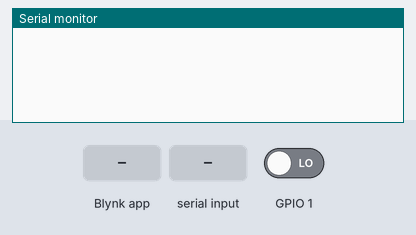
Recording of a sketch running on a simulated ESP8266 (NodeMCU). On the bench: the last lines printed to the serial monitor. The test bench sets the inputs (shaded band); at power-on: GPIO 1 LOW. WiFi joins after 1.5 s; servers stay silent unless stated.

Above: at 3.0 s.
3.1 s: Blynk app writes 1 to V0
At 4.3 s:
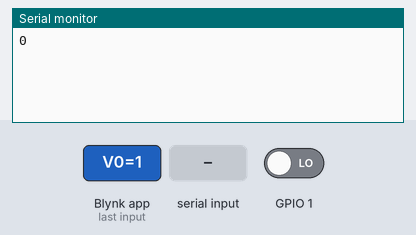
4.6 s: "0\n" received over Serial
At 5.6 s:
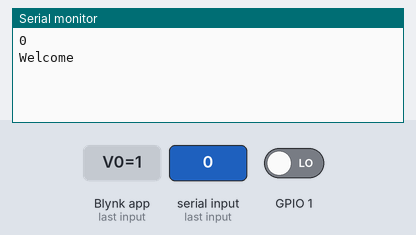
6.1 s: "1\n" received over Serial
At 6.7 s:
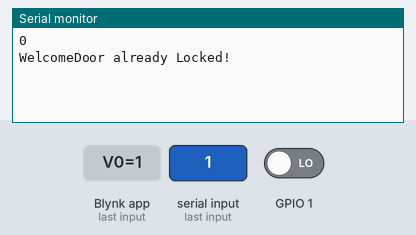

The sketch:

NodeMCU_to_Arduino_BLYNK.ino
```cpp
// Code to send and recieve information from Atmega through serial communication
// Send Serial to Atmega if wifi App sends unlock
// Receive Serial from Atmega to update the state of the lock on the wifi App

#define BLYNK_PRINT Serial


#include <ESP8266WiFi.h>
#include <BlynkSimpleEsp8266.h>
#include <Servo.h>
#define LED V1
#define BLYNK_GREEN     "#23C48E"
#define BLYNK_RED       "#D3435C"

char auth[] = "rXdCyr7ngI3v_RYtsVhjVLRfoVABi_qS";             // You should get Auth Token in the Blynk App.
char ssid[] = "MySpectrumWiFi30-2G";                          // Your WiFi credentials.
char pass[] = "famousbird589";                                // Your WiFi credentials.
char doorUnlocked[15] = "Door Unlocked";
char doorLocked[15] = "Door Locked";
char rxChar= 0;                                               // RXcHAR holds the received command.
int doorState=1;                                              // 1 for locked, 0  for unlocked

Servo servo1;
Servo servo2;
BlynkTimer timer;
WidgetLED led(V1);


void loop()
{
  Blynk.run();
  timer.run();                                               //Enable timer for autoLock functiom
  checklock_state();                                         //Checks Current State of Lock, updates LED
}


void setup()
{
  Serial.begin(115200);
  while (!Serial)                                            // wait for serial port to connect. Needed for native USB port only
 {
    ;
 }

 Blynk.begin(auth, ssid, pass);
 led.on();                                                    //Turn on LED in app

}

void checklock_state()                                        // function reads transmitted data from Arduino
{


   if (Serial.available() >0)
  {          // Check receive buffer.
    rxChar = Serial.read();                                   // Save character received.
    Serial.flush();                                           // Clear receive buffer.

    switch (rxChar)
    {

      case '0':
        if (digitalRead(LED) == LOW)                             // If LED is Off:
        {
                digitalWrite(LED,HIGH);                          // Turn On the LED.
                doorState=0;                                     // Update Local doorState Variable
                Serial.print("Welcome");

        }
        else Serial.println("Door already Unlocked!");
                break;

      case '1':

        if (digitalRead(LED) == HIGH)                             // If LED is On:
        {
                digitalWrite(LED,LOW);                            // Turn Off the LED.
                doorState=1;                                      // Update Local doorState Variable
                //Serial.println("Door Locked");
        }
        else Serial.println("Door already Locked!");
                doorState=1;
                break;


    }
  }

  if(doorState==1)
  {
    Blynk.setProperty(LED, "color", BLYNK_RED);                   //change LED color
    Blynk.setProperty(LED, "label", "Door Locked");               //change LED label

    //doorState=1;
  }
  if(doorState==0)
  {
    Blynk.setProperty(LED, "color", BLYNK_GREEN);                 //change LED color
    Blynk.setProperty(LED, "label", "Door Unlocked");             //change LED label
    //.WidgetLED led(V1);
  }
}


BLYNK_WRITE(V0)                                                  //Enters Loop when button is pressed on App
  {
    int pinValue = param.asInt();
    if ((pinValue == 1) && (doorState==1))                       // if Button sends 1 and door is locked
    {
      doorState=0;                                               //set door to unlocked, blocking continuous unlocking commands
      Serial.write("0");
      delay(50);
      Serial.write("\n");
    }
  }
```

Measured:
- after the input at 3.1 s, the serial monitor: prints a new line at once (image 1)
- after the input at 4.6 s, the serial monitor: prints a new line at once (image 2)
- after the input at 6.1 s, the serial monitor: prints a new line at once (image 3)
